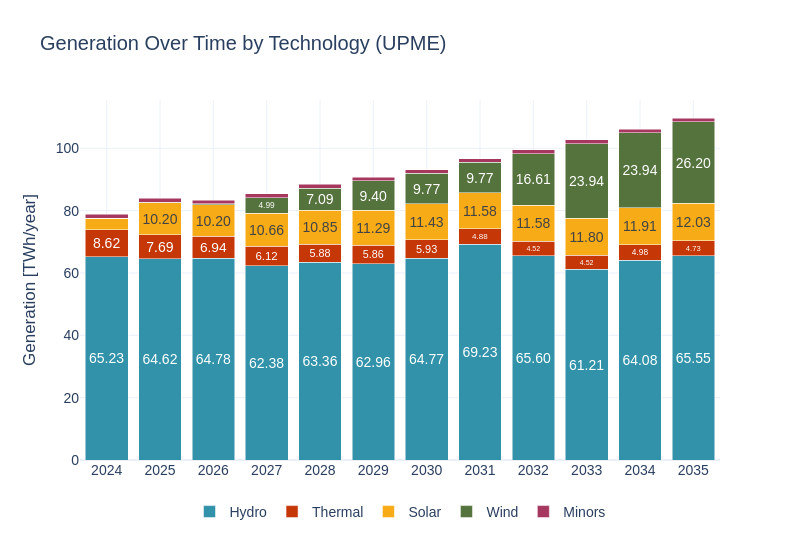

Notebook cell for this chart:
### Code cell
sce_upme = pd.read_csv(gen_per_res_vs_marg_cost)
sce_upme['Energy_TWh_typical_yr'] = sce_upme['Energy_GWh_typical_yr'] / 1000
sce_upme = sce_upme[sce_upme['year'] <= years[1]]
sw.scenarios.dispatched_generation(sce_upme, 'Generation', 'TWh', 'year', 'Energy_TWh_typical_yr', 'Tech', scenario_name, 'UPME', 4)

### Figure 1 — Plotly figure (JSON) as saved in the notebook; plotly's stock layout.template omitted (floating-point values rounded to 4 significant figures)
{"data": [{"alignmentgroup": "True", "hovertemplate": "Tech=Hydro<br>Year=%{x}<br>Dispatched Generation (MW)=%{y}<br>text=%{text}<extra></extra>", "insidetextanchor": "middle", "legendgroup": "Hydro", "marker": {"color": "#3292A9", "pattern": {"shape": ""}}, "name": "Hydro", "offsetgroup": "Hydro", "orientation": "v", "showlegend": true, "text": ["65.23", "64.62", "64.78", "62.38", "63.36", "62.96", "64.77", "69.23", "65.60", "61.21", "64.08", "65.55"], "textangle": 0, "textposition": "inside", "texttemplate": "%{text:.2f}", "type": "bar", "x": [2024, 2025, 2026, 2027, 2028, 2029, 2030, 2031, 2032, 2033, 2034, 2035], "xaxis": "x", "y": [65.23, 64.62, 64.78, 62.38, 63.36, 62.96, 64.77, 69.23, 65.6, 61.21, 64.08, 65.55], "yaxis": "y"}, {"alignmentgroup": "True", "hovertemplate": "Tech=Thermal<br>Year=%{x}<br>Dispatched Generation (MW)=%{y}<br>text=%{text}<extra></extra>", "insidetextanchor": "middle", "legendgroup": "Thermal", "marker": {"color": "#C53707", "pattern": {"shape": ""}}, "name": "Thermal", "offsetgroup": "Thermal", "orientation": "v", "showlegend": true, "text": ["8.62", "7.69", "6.94", "6.12", "5.88", "5.86", "5.93", "4.88", "4.52", "4.52", "4.98", "4.73"], "textangle": 0, "textposition": "inside", "texttemplate": "%{text:.2f}", "type": "bar", "x": [2024, 2025, 2026, 2027, 2028, 2029, 2030, 2031, 2032, 2033, 2034, 2035], "xaxis": "x", "y": [8.615, 7.686, 6.944, 6.122, 5.882, 5.855, 5.933, 4.877, 4.521, 4.518, 4.979, 4.733], "yaxis": "y"}, {"alignmentgroup": "True", "hovertemplate": "Tech=Solar<br>Year=%{x}<br>Dispatched Generation (MW)=%{y}<br>text=%{text}<extra></extra>", "insidetextanchor": "middle", "legendgroup": "Solar", "marker": {"color": "#F7AB17", "pattern": {"shape": ""}}, "name": "Solar", "offsetgroup": "Solar", "orientation": "v", "showlegend": true, "text": ["", "10.20", "10.20", "10.66", "10.85", "11.29", "11.43", "11.58", "11.58", "11.80", "11.91", "12.03"], "textangle": 0, "textposition": "inside", "texttemplate": "%{text:.2f}", "type": "bar", "x": [2024, 2025, 2026, 2027, 2028, 2029, 2030, 2031, 2032, 2033, 2034, 2035], "xaxis": "x", "y": [3.651, 10.2, 10.2, 10.66, 10.85, 11.29, 11.43, 11.58, 11.58, 11.8, 11.91, 12.03], "yaxis": "y"}, {"alignmentgroup": "True", "hovertemplate": "Tech=Wind<br>Year=%{x}<br>Dispatched Generation (MW)=%{y}<br>text=%{text}<extra></extra>", "insidetextanchor": "middle", "legendgroup": "Wind", "marker": {"color": "#55733D", "pattern": {"shape": ""}}, "name": "Wind", "offsetgroup": "Wind", "orientation": "v", "showlegend": true, "text": ["", "", "", "4.99", "7.09", "9.40", "9.77", "9.77", "16.61", "23.94", "23.94", "26.20"], "textangle": 0, "textposition": "inside", "texttemplate": "%{text:.2f}", "type": "bar", "x": [2024, 2025, 2026, 2027, 2028, 2029, 2030, 2031, 2032, 2033, 2034, 2035], "xaxis": "x", "y": [0.063, 0.206, 0.206, 4.989, 7.095, 9.398, 9.772, 9.772, 16.61, 23.94, 23.94, 26.2], "yaxis": "y"}, {"alignmentgroup": "True", "hovertemplate": "Tech=Minors<br>Year=%{x}<br>Dispatched Generation (MW)=%{y}<br>text=%{text}<extra></extra>", "insidetextanchor": "middle", "legendgroup": "Minors", "marker": {"color": "#A6375F", "pattern": {"shape": ""}}, "name": "Minors", "offsetgroup": "Minors", "orientation": "v", "showlegend": true, "text": ["", "", "", "", "", "", "", "", "", "", "", ""], "textangle": 0, "textposition": "inside", "texttemplate": "%{text:.2f}", "type": "bar", "x": [2024, 2025, 2026, 2027, 2028, 2029, 2030, 2031, 2032, 2033, 2034, 2035], "xaxis": "x", "y": [1.191, 1.191, 1.191, 1.191, 1.191, 1.191, 1.191, 1.191, 1.191, 1.191, 1.191, 1.191], "yaxis": "y"}], "layout": {"barmode": "stack", "font": {"family": "Arial", "size": 14}, "height": 540, "legend": {"orientation": "h", "title": {}, "tracegroupgap": 0, "x": 0.5, "xanchor": "center", "y": -0.1}, "title": {"text": "Generation Over Time by Technology (UPME)"}, "width": 800, "xaxis": {"anchor": "y", "domain": [0, 1], "showgrid": true, "tickangle": 0, "tickfont": {"family": "Arial", "size": 14}, "tickvals": [2024, 2025, 2026, 2027, 2028, 2029, 2030, 2031, 2032, 2033, 2034, 2035], "title": {"text": ""}}, "yaxis": {"anchor": "x", "domain": [0, 1], "title": {"text": "Generation [TWh/year]"}}}}
